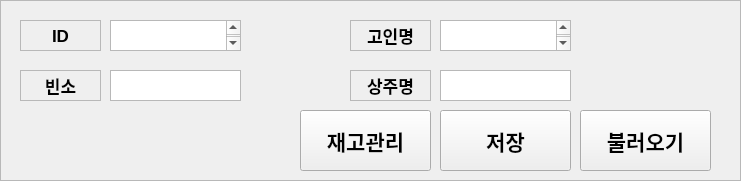
   <widget class="QFrame" name="info_frame">
    <property name="geometry">
     <rect>
      <x>10</x>
      <y>10</y>
      <width>741</width>
      <height>181</height>
     </rect>
    </property>
    <property name="frameShape">
     <enum>QFrame::StyledPanel</enum>
    </property>
    <property name="frameShadow">
     <enum>QFrame::Plain</enum>
    </property>
    <widget class="QLabel" name="GO_lb">
     <property name="geometry">
      <rect>
       <x>350</x>
       <y>20</y>
       <width>81</width>
       <height>31</height>
      </rect>
     </property>
     <property name="font">
      <font>
       <pointsize>13</pointsize>
       <weight>75</weight>
       <bold>true</bold>
      </font>
     </property>
     <property name="frameShape">
      <enum>QFrame::StyledPanel</enum>
     </property>
     <property name="frameShadow">
      <enum>QFrame::Plain</enum>
     </property>
     <property name="text">
      <string>고인명</string>
     </property>
     <property name="alignment">
      <set>Qt::AlignCenter</set>
     </property>
     <property name="margin">
      <number>1</number>
     </property>
    </widget>
    <widget class="QLabel" name="BIN_lb">
     <property name="geometry">
      <rect>
       <x>20</x>
       <y>70</y>
       <width>81</width>
       <height>31</height>
      </rect>
     </property>
     <property name="font">
      <font>
       <pointsize>13</pointsize>
       <weight>75</weight>
       <bold>true</bold>
      </font>
     </property>
     <property name="frameShape">
      <enum>QFrame::StyledPanel</enum>
     </property>
     <property name="frameShadow">
      <enum>QFrame::Plain</enum>
     </property>
     <property name="text">
      <string>빈소</string>
     </property>
     <property name="alignment">
      <set>Qt::AlignCenter</set>
     </property>
     <property name="margin">
      <number>1</number>
     </property>
    </widget>
    <widget class="QLabel" name="SANG_lb">
     <property name="geometry">
      <rect>
       <x>350</x>
       <y>70</y>
       <width>81</width>
       <height>31</height>
      </rect>
     </property>
     <property name="font">
      <font>
       <pointsize>13</pointsize>
       <weight>75</weight>
       <bold>true</bold>
      </font>
     </property>
     <property name="frameShape">
      <enum>QFrame::StyledPanel</enum>
     </property>
     <property name="frameShadow">
      <enum>QFrame::Plain</enum>
     </property>
     <property name="text">
      <string>상주명</string>
     </property>
     <property name="alignment">
      <set>Qt::AlignCenter</set>
     </property>
     <property name="margin">
      <number>1</number>
     </property>
    </widget>
    <widget class="QTextEdit" name="ID_txt">
     <property name="geometry">
      <rect>
       <x>110</x>
       <y>20</y>
       <width>131</width>
       <height>31</height>
      </rect>
     </property>
     <property name="font">
      <font>
       <family>굴림</family>
       <pointsize>13</pointsize>
      </font>
     </property>
     <property name="cursor" stdset="0">
      <cursorShape>IBeamCursor</cursorShape>
     </property>
     <property name="html">
      <string>&lt;!DOCTYPE HTML PUBLIC &quot;-//W3C//DTD HTML 4.0//EN&quot; &quot;http://www.w3.org/TR/REC-html40/strict.dtd&quot;&gt;
&lt;html&gt;&lt;head&gt;&lt;meta name=&quot;qrichtext&quot; content=&quot;1&quot; /&gt;&lt;style type=&quot;text/css&quot;&gt;
p, li { white-space: pre-wrap; }
&lt;/style&gt;&lt;/head&gt;&lt;body style=&quot; font-family:'굴림'; font-size:13pt; font-weight:400; font-style:normal;&quot;&gt;
&lt;p align=&quot;center&quot; style=&quot;-qt-paragraph-type:empty; margin-top:0px; margin-bottom:0px; margin-left:0px; margin-right:0px; -qt-block-indent:0; text-indent:0px;&quot;&gt;&lt;br /&gt;&lt;/p&gt;&lt;/body&gt;&lt;/html&gt;</string>
     </property>
    </widget>
    <widget class="QTextEdit" name="BIN_txt">
     <property name="geometry">
      <rect>
       <x>110</x>
       <y>70</y>
       <width>131</width>
       <height>31</height>
      </rect>
     </property>
     <property name="font">
      <font>
       <family>굴림</family>
       <pointsize>13</pointsize>
      </font>
     </property>
     <property name="cursor" stdset="0">
      <cursorShape>IBeamCursor</cursorShape>
     </property>
     <property name="html">
      <string>&lt;!DOCTYPE HTML PUBLIC &quot;-//W3C//DTD HTML 4.0//EN&quot; &quot;http://www.w3.org/TR/REC-html40/strict.dtd&quot;&gt;
&lt;html&gt;&lt;head&gt;&lt;meta name=&quot;qrichtext&quot; content=&quot;1&quot; /&gt;&lt;style type=&quot;text/css&quot;&gt;
p, li { white-space: pre-wrap; }
&lt;/style&gt;&lt;/head&gt;&lt;body style=&quot; font-family:'굴림'; font-size:13pt; font-weight:400; font-style:normal;&quot;&gt;
&lt;p align=&quot;center&quot; style=&quot;-qt-paragraph-type:empty; margin-top:0px; margin-bottom:0px; margin-left:0px; margin-right:0px; -qt-block-indent:0; text-indent:0px; font-family:'Gulim'; font-size:9pt;&quot;&gt;&lt;br /&gt;&lt;/p&gt;&lt;/body&gt;&lt;/html&gt;</string>
     </property>
    </widget>
    <widget class="QLabel" name="ID_lb">
     <property name="geometry">
      <rect>
       <x>20</x>
       <y>20</y>
       <width>81</width>
       <height>31</height>
      </rect>
     </property>
     <property name="font">
      <font>
       <pointsize>13</pointsize>
       <weight>75</weight>
       <bold>true</bold>
      </font>
     </property>
     <property name="frameShape">
      <enum>QFrame::StyledPanel</enum>
     </property>
     <property name="frameShadow">
      <enum>QFrame::Plain</enum>
     </property>
     <property name="text">
      <string>ID</string>
     </property>
     <property name="alignment">
      <set>Qt::AlignCenter</set>
     </property>
     <property name="margin">
      <number>1</number>
     </property>
    </widget>
    <widget class="QTextEdit" name="GO_txt">
     <property name="geometry">
      <rect>
       <x>440</x>
       <y>20</y>
       <width>131</width>
       <height>31</height>
      </rect>
     </property>
     <property name="font">
      <font>
       <family>굴림</family>
       <pointsize>13</pointsize>
      </font>
     </property>
     <property name="cursor" stdset="0">
      <cursorShape>IBeamCursor</cursorShape>
     </property>
     <property name="html">
      <string>&lt;!DOCTYPE HTML PUBLIC &quot;-//W3C//DTD HTML 4.0//EN&quot; &quot;http://www.w3.org/TR/REC-html40/strict.dtd&quot;&gt;
&lt;html&gt;&lt;head&gt;&lt;meta name=&quot;qrichtext&quot; content=&quot;1&quot; /&gt;&lt;style type=&quot;text/css&quot;&gt;
p, li { white-space: pre-wrap; }
&lt;/style&gt;&lt;/head&gt;&lt;body style=&quot; font-family:'굴림'; font-size:13pt; font-weight:400; font-style:normal;&quot;&gt;
&lt;p align=&quot;center&quot; style=&quot;-qt-paragraph-type:empty; margin-top:0px; margin-bottom:0px; margin-left:0px; margin-right:0px; -qt-block-indent:0; text-indent:0px;&quot;&gt;&lt;br /&gt;&lt;/p&gt;&lt;/body&gt;&lt;/html&gt;</string>
     </property>
    </widget>
    <widget class="QTextEdit" name="SANG_txt">
     <property name="geometry">
      <rect>
       <x>440</x>
       <y>70</y>
       <width>131</width>
       <height>31</height>
      </rect>
     </property>
     <property name="font">
      <font>
       <family>굴림</family>
       <pointsize>13</pointsize>
      </font>
     </property>
     <property name="cursor" stdset="0">
      <cursorShape>IBeamCursor</cursorShape>
     </property>
     <property name="html">
      <string>&lt;!DOCTYPE HTML PUBLIC &quot;-//W3C//DTD HTML 4.0//EN&quot; &quot;http://www.w3.org/TR/REC-html40/strict.dtd&quot;&gt;
&lt;html&gt;&lt;head&gt;&lt;meta name=&quot;qrichtext&quot; content=&quot;1&quot; /&gt;&lt;style type=&quot;text/css&quot;&gt;
p, li { white-space: pre-wrap; }
&lt;/style&gt;&lt;/head&gt;&lt;body style=&quot; font-family:'굴림'; font-size:13pt; font-weight:400; font-style:normal;&quot;&gt;
&lt;p align=&quot;center&quot; style=&quot;-qt-paragraph-type:empty; margin-top:0px; margin-bottom:0px; margin-left:0px; margin-right:0px; -qt-block-indent:0; text-indent:0px; font-family:'Gulim'; font-size:9pt;&quot;&gt;&lt;br /&gt;&lt;/p&gt;&lt;/body&gt;&lt;/html&gt;</string>
     </property>
    </widget>
    <widget class="QPushButton" name="Save_bt">
     <property name="geometry">
      <rect>
       <x>440</x>
       <y>110</y>
       <width>131</width>
       <height>61</height>
      </rect>
     </property>
     <property name="font">
      <font>
       <pointsize>16</pointsize>
       <weight>75</weight>
       <bold>true</bold>
      </font>
     </property>
     <property name="text">
      <string>저장</string>
     </property>
    </widget>
    <widget class="QPushButton" name="Push_bt">
     <property name="geometry">
      <rect>
       <x>580</x>
       <y>110</y>
       <width>131</width>
       <height>61</height>
      </rect>
     </property>
     <property name="font">
      <font>
       <pointsize>16</pointsize>
       <weight>75</weight>
       <bold>true</bold>
      </font>
     </property>
     <property name="text">
      <string>불러오기</string>
     </property>
    </widget>
    <widget class="QPushButton" name="MG_bt">
     <property name="geometry">
      <rect>
       <x>300</x>
       <y>110</y>
       <width>131</width>
       <height>61</height>
      </rect>
     </property>
     <property name="font">
      <font>
       <pointsize>16</pointsize>
       <weight>75</weight>
       <bold>true</bold>
      </font>
     </property>
     <property name="text">
      <string>재고관리</string>
     </property>
    </widget>
   </widget>
